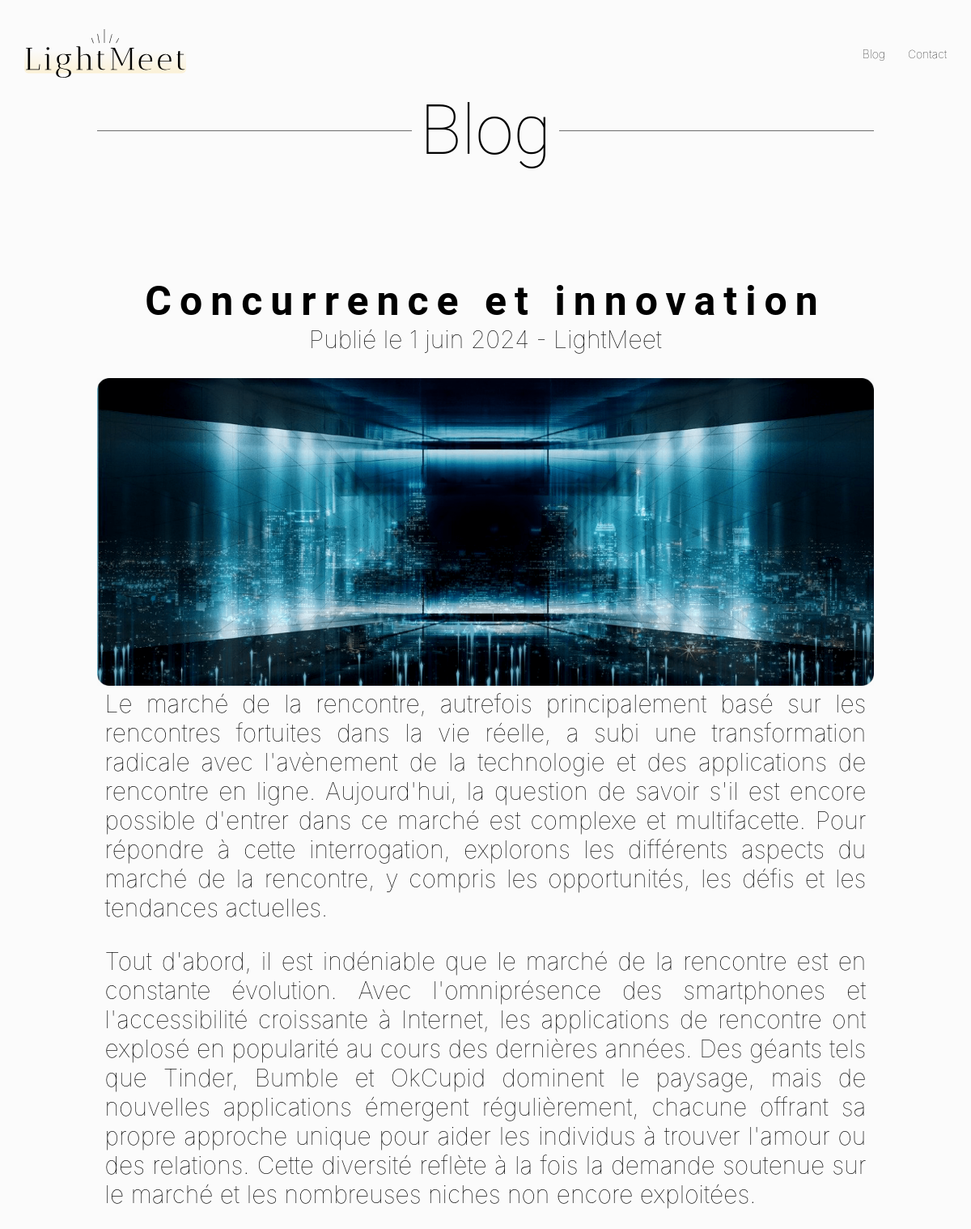
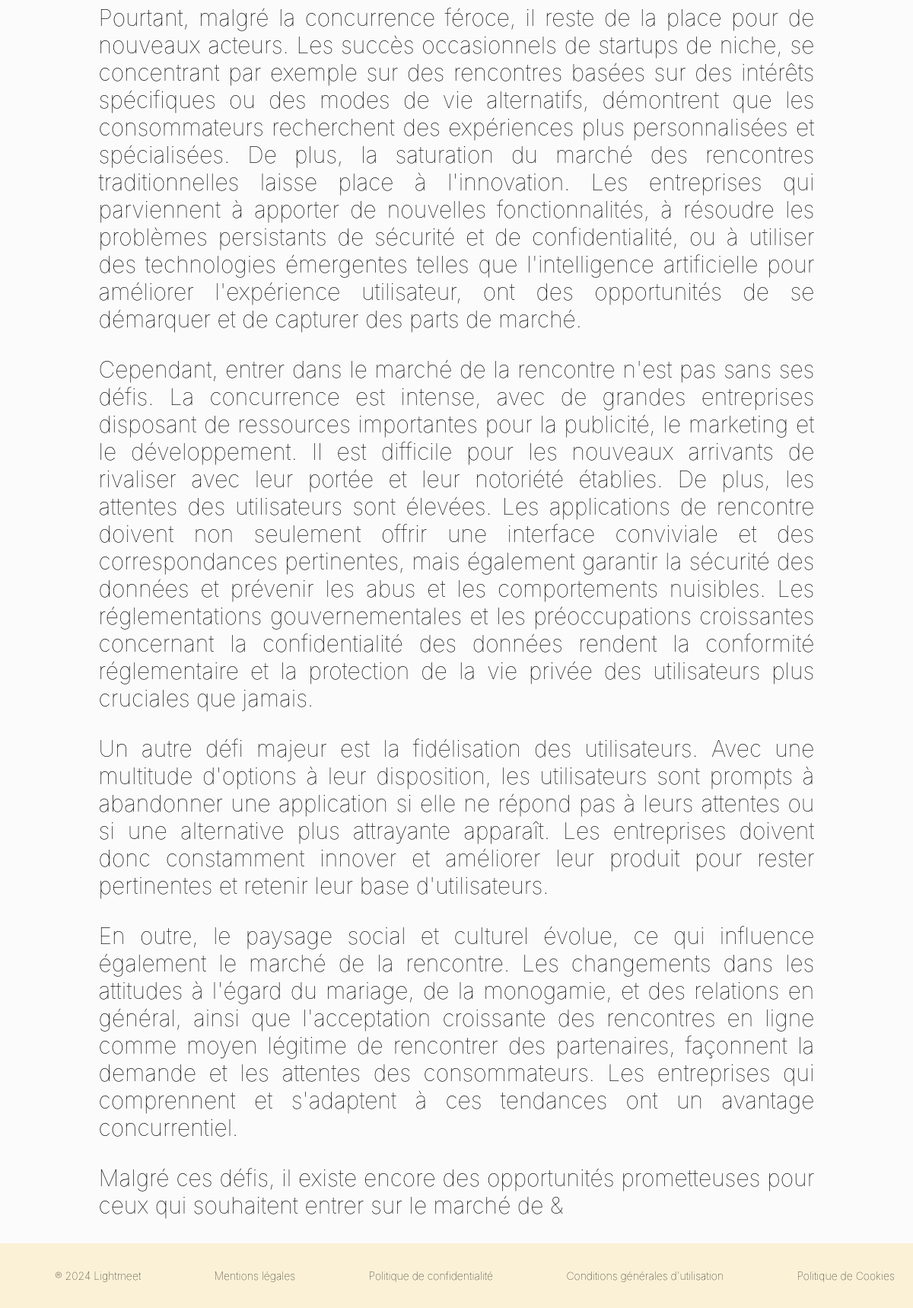
/blog/concurrence-et-innovation, run on the app's committed database (2 pictures, top to bottom).
### posts/models.py (models this page shows, shortened)
class BlogPost(models.Model):
    image = models.FileField(upload_to='images_blog/', default='', verbose_name=_("Image"))
    title = models.CharField(max_length=255, unique=True, verbose_name=_("Titre"))
    hashtag = models.CharField(max_length=255, unique=True, verbose_name=_("Hashtag"))
    slug = models.SlugField(max_length=255, unique=True, blank=True, verbose_name=_("Slug"))
    author = models.ForeignKey(User, on_delete=models.SET_NULL, null=True, blank=True, verbose_name=_("Auteur"))
    last_updated = models.DateTimeField(auto_now=True, verbose_name=_("Dernière mise à jour"))
    created_on = models.DateField(blank=True, null=True, verbose_name=_("Date de création"))
    published = models.BooleanField(default=False, verbose_name=_("Publié"))
    content = models.TextField(blank=True, verbose_name=_("Contenu"))
    description = models.TextField(verbose_name=_("Description"))
    class Meta:
        verbose_name = _("Article")
        verbose_name_plural = _("Articles")
        ordering = ["-created_on"]

### posts/views.py (the view)
# urls.py: path('blog/<str:slug>', BlogPostDetail.as_view(), name="blog_detail"),
class BlogPostDetail(DetailView):
    model = BlogPost
    context_object_name = "post"  # Context name is not a translatable string
    template_name = "posts/blogpost_detail.html"
    fields = ['title', 'content', 'published']

### posts/templates/posts/blogpost_detail.html (shortened to what this page needs)
{% extends 'partner_meet/base_Partner_meet.html' %}
{% load static %}
{% block css %}
<link rel="stylesheet" href="{% static 'posts/css/BlogArticle.css' %}">
{{ block.super }}
<link rel="stylesheet" href="{% static 'partner_meet/css/style_base.css' %}">
{% endblock %}
{% block section %}
<div class="containerArticle">
    <div class="BLogTitlePos">
        <h1 class="Title">Blog</h1>
    </div>
    <article class="PosElementArticle">
        <h1 class="TitleArticle">{{ post.title }}</h1>
        <p class="Date"> Publié le {{ post.created_on|date:'j F Y' }} - LightMeet</p>
        <div  class="cardImageArticle">
            <img class="ImageArticle" src="../../static/posts/Logos/imageTestBlog.png" alt="test image temporaire ">
        </div>
        <div class="TextArticle">{{ post.content|linebreaks|safe }}</div>
    </article>
</div>
{% endblock %}

### partner_meet/templates/partner_meet/base_Partner_meet.html (shortened to what this page needs)
{% load static %}
{% load i18n %}
<!DOCTYPE html>
<html lang="fr">
<head>
    {% block css %}
    <link rel="stylesheet" href="{% static 'partner_meet/css/style_base.css' %}">
    {% endblock %}
</head>
<body class="container">
    <header>
        <a href="{% url 'Home' %}" class="ListeHeader">
            <img class="LightMeetLogo"  src="../../static/partner_meet/Logos/LightMeet.svg" alt="Logo LightMeet">
        </a>
        <nav class="navPos">
            <a href="{% url 'blog_home' %}" class="ListeHeader">Blog</a>
            <a href="{% url 'Support' %}" class="ListeHeader">Contact</a>
        </nav>
    </header>
    {% block section %}
    {% endblock %}
    {% block footer %}
    <footer>
        <div class="footerPc">
            <ul class="ListFooter">
                <li class="linkFooter" href="{% url 'Home' %}">
                    <li>® 2024 Lightmeet</li>
                </li>
                <li class="linkFooter" href="{% url 'legal_mentions_legales' %}">
                    <li>Mentions légales</li>
                </li>
                <li class="linkFooter" href="{% url 'legal_PDC' %}">
                    <li>Politique de confidentialité</li>
                </li>
                <li class="linkFooter" href="{% url 'legal_CGU' %}">
                    <li>Conditions générales d'utilisation</li>
                </li>
                <li class="linkFooter" href="{% url 'legal_PC' %}">
                    <li>Politique de Cookies</li>
                </li>
            </ul>
        </div>
    </footer>
    {% endblock %}
</body>
</html>

### posts/static/posts/css/BlogArticle.css (style rules this page uses)
.BLogTitlePos { width: 100%; display: flex; align-items: center; justify-content: center; }
.Title { font-family: Roboto; font-size: 85px; font-weight: 100; margin: 0px 10px 0px 10px; }
.PosElementArticle { margin-top:2em ; margin-bottom: 2em; display: flex; flex-direction: column; align-items: center; }
.containerArticle { width: 80%; min-height: 100vh; display: flex; justify-content: flex-start; flex-direction: column; }
.cardImageArticle { max-width:100% ; }
.ImageArticle { width: 100%; }
.Date { font-size: 30px; margin: 0em 0em 1em 0em; }
.TitleArticle { font-family: Roboto; font-size: 50px; font-weight: 600; letter-spacing: 0.2em; text-align: center; margin: 2em 0em 0em 0em; }
.custom-paragraph-class { margin: 0em; font-size: 30px; text-align: justify; max-width: 98%; }
.TextArticle { display: flex; align-items: center; flex-direction: column; }

### partner_meet/static/partner_meet/css/style_base.css (style rules this page uses)
.container { position: relative; display: flex; justify-content: center; flex-direction: column; align-items: center; }
header { margin-top: 1.5em; display: flex; text-decoration: none; justify-content: space-between; align-items: center; color: black; height: 90px; background: #FBFBFB; font-family: '-apple-system', 'BlinkMacSystemFont', 'Segoe UI', Roboto, Oxygen, Ubuntu, Cantarell, 'Open Sans', 'Helvetica Neue', sans-serif; font-weight: 100; width: 95%; font-size: 14px; z-index: 200; }
.navPos { display: flex; gap: 2em; }
.ListeHeader { display: flex; padding: 0; margin: 0; text-decoration: none; gap: 1em; list-style: none; color: black; align-items: center; }
body { background-color: #FBFBFB; font-family: '-apple-system', 'BlinkMacSystemFont', 'Segoe UI', Roboto, Oxygen, Ubuntu, Cantarell, 'Open Sans', 'Helvetica Neue', sans-serif; font-weight: 100; transition: all 2s ease; background-repeat: no-repeat; background-size: cover; margin: 0; }
footer { display: flex; flex-direction: column; justify-content: space-evenly; width: 100%; height: 100%; padding: 20px 0px 20px 0px; z-index: 800; font-size: 14px; background-color: #FBF1D6; font-weight: 100; transition: all 2s ease; }
.ListFooter { display: flex; justify-content: space-around; list-style: none; padding: 0; }
.linkFooter { text-decoration: none; color: black; font-family:'-apple-system', 'BlinkMacSystemFont', 'Segoe UI', Roboto, Oxygen, Ubuntu, Cantarell, 'Open Sans', 'Helvetica Neue', sans-serif; }
.LightMeetLogo { width: 200px; }

### data on the page
BlogPost: title "Concurrence et innovation", created_on "1 juin 2024", content "Le marché de la rencontre, autrefois principalement basé sur les rencontres fortuites dans la vie réelle, a subi une transformation radicale avec l'avènement de la technologie et des applications de rencontre en ligne. Aujourd'hui, la question de savoir s'il est encore possible d'entrer dans ce marché est complexe et multifacette. Pour répondre à cette interrogation, explorons les différents aspects du marché de la rencontre, y compris les opportunités, les défis et les tendances actuelles. Tout d'abord, il est indéniable que le marché de la rencontre est en constante évolution. Avec l'omniprésence des smartphones et l'accessibilité croissante à Internet, les applications de rencontre ont…"
